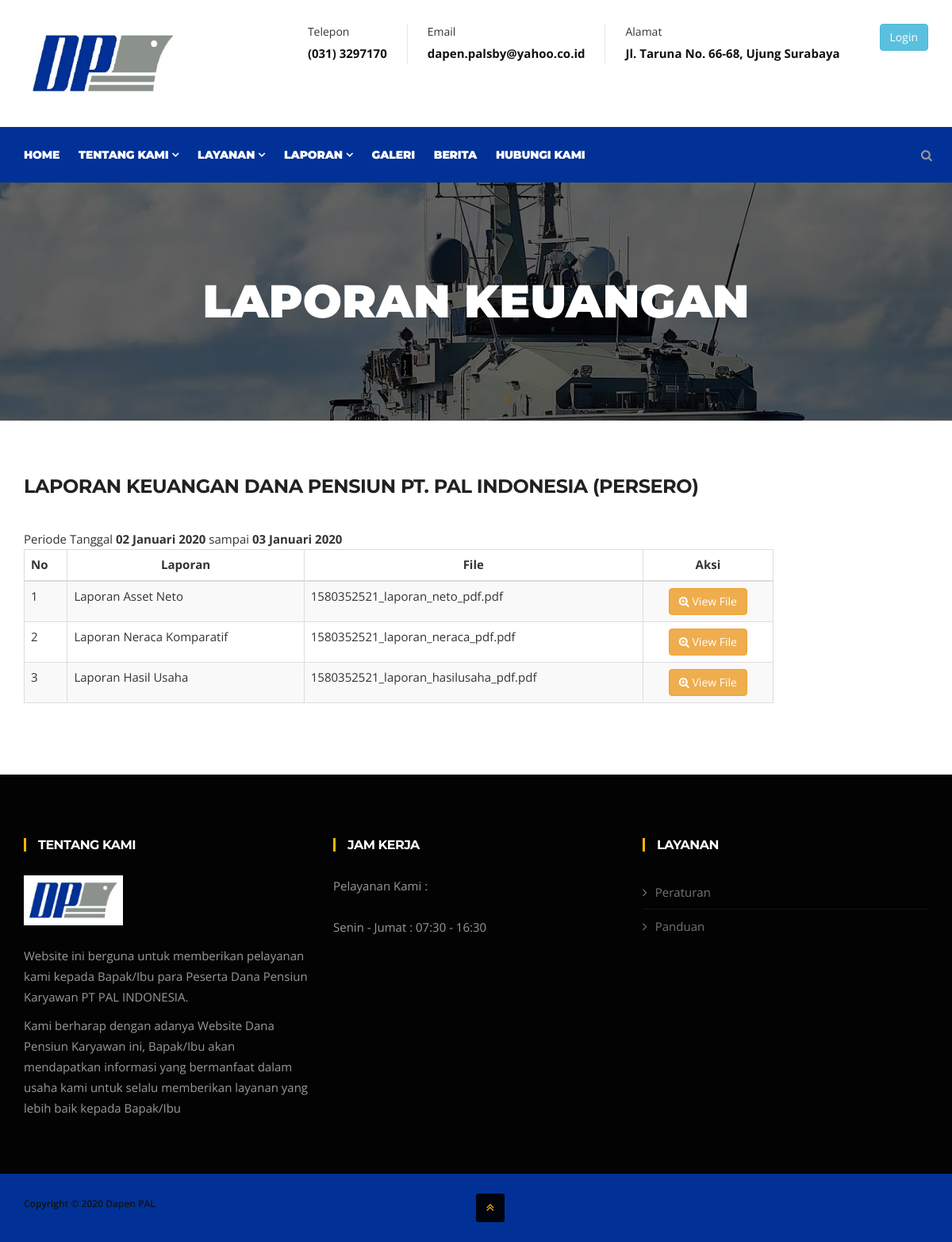
The app's page /web_dapen/index.php?laporankeuangan with its own data.
### tables this page shows
CREATE TABLE `laporan_keuangan` (
  `id_laporan` int(11) NOT NULL,
  `periode_awal` date NOT NULL,
  `periode_akhir` date NOT NULL,
  `file_1` varchar(50) NOT NULL,
  `file_2` varchar(50) NOT NULL,
  `file_3` varchar(50) NOT NULL
);

### web_dapen/laporankeuangan.php (the view, shortened to what this page needs)
<?php
include "k.php";
$queryp = "SELECT * FROM laporan_keuangan ORDER BY id_laporan desc ";
$sqlp = mysqli_query($connect, $queryp);
$datap = mysqli_fetch_assoc($sqlp);
function tgl_indo($tanggal){
    $bulan = array (
        1 => 'Januari',
        2 => 'Februari',
        3 => 'Maret',
        4 => 'April',
        5 => 'Mei',
        6 => 'Juni',
        7 => 'Juli',
        8 => 'Agustus',
        9 => 'September',
        10 => 'Oktober',
        11 => 'November',
        12 => 'Desember'
    );
    $pecahkan = explode('-', $tanggal);
    return $pecahkan[2] . ' ' . $bulan[ (int)$pecahkan[1] ] . ' ' . $pecahkan[0];
}
?>
   <div id="banner-area" class="banner-area" style="background-image:url(images/banner/5.jpg)">
      <div class="banner-text">
         <div class="container">
            <div class="row">
               <div class="col-xs-12">
                  <div class="banner-heading">
                     <h1 class="banner-title">LAPORAN KEUANGAN</h1>
                  </div>
               </div>
            </div>
         </div>
      </div>
   </div>
   <section id="main-container" class="main-container">
      <div class="container">
         <div class="row">
            <div class="col-md-10">
               <h3 class="column-title">Laporan Keuangan Dana Pensiun PT. PAL INDONESIA (PERSERO)</h3>
               Periode Tanggal <b><?php echo tgl_indo($datap['periode_awal']); ?></b> sampai <b><?php echo tgl_indo($datap['periode_akhir']); ?></b>
    <table class="table table-striped table-bordered">
    <thead>
			<tr>
            <font color="black">
				<th>No</th>
				<th class="text-center">Laporan</th>
                <th class="text-center">File</th>
                <th class="text-center">Aksi</th>
			</tr>
		</thead>
		<tbody>
			<tr>
				<td>1</td>
				<td>Laporan Asset Neto</td>
				<td><?php echo $datap['file_1']; ?></td>
                <td style="text-align: center;">
				<a class="btn btn-warning" data-toggle="modal" data-target="#modal-file<?php echo $datap['id_laporan']; ?>"><i class="ace-icon fa fa-search-plus"></i> View File</a></button>
				</td>
                </tr>
			    <tr>
				<td>2</td>
				<td>Laporan Neraca Komparatif</td>
				<td><?php echo $datap['file_2']; ?></td>
                <td style="text-align: center;">
				<a class="btn btn-warning" data-toggle="modal" data-target="#modal-file<?php echo $datap['id_laporan']; ?>"><i class="ace-icon fa fa-search-plus"></i> View File</a></button>
				</td>
                </tr>
				<td>3</td>
				<td>Laporan Hasil Usaha</td>
				<td><?php echo $datap['file_3']; ?></td>
                <td style="text-align: center;">
				<a class="btn btn-warning" data-toggle="modal" data-target="#modal-file<?php echo $datap['id_laporan']; ?>"><i class="ace-icon fa fa-search-plus"></i> View File</a></button>
				</td>
		</tbody>
	</table>
            </div>
            </div>
         </div>
</section>

### web_dapen/css/style.css (style rules this page uses)
body { background: #fff; color: #333; }
body, p { font-family: 'Open Sans', sans-serif; text-rendering: optimizeLegibility; -webkit-font-smoothing: antialiased !important; line-height: 26px; font-size: 15px; }
h1, h2, h3, h4, h5, h6 { color: #212121; font-weight: 700; font-family: 'Montserrat', sans-serif; text-rendering: optimizeLegibility; -webkit-font-smoothing: antialiased !important; }
h1 { font-size: 36px; line-height: 48px; }
h3 { font-size: 24px; margin-bottom: 20px; text-transform: uppercase; letter-spacing: -.5px; }
html { overflow-x: hidden !important; width: 100%; height: 100%; position: relative; -webkit-font-smoothing: antialiased; text-rendering: optimizeLegibility; }
body { border: 0; margin: 0; padding: 0; }
a { color: inherit; transition: .2s ease; }
section, .section-padding { padding: 70px 0; position: relative; }
.column-title { margin: 0 0 40px; }
.banner-area { position: relative; min-height: 300px; color: #fff; background-position: 50% 50%; -webkit-background-size: cover; background-size: cover; -webkit-backface-visibility: hidden; }
.banner-title { color: #fff; text-transform: uppercase; font-size: 58px; font-weight: 900; }
.banner-text { position: absolute; top: 50%; left: 0; right: 0; max-width: 1170px; margin: 0 auto; width: 100%; z-index: 1; -webkit-transform: translateY(-50%); transform: translateY(-50%); }
.banner-heading { text-align: center; }

### records on screen
laporan_keuangan: periode_awal "02 Januari 2020", periode_akhir "03 Januari 2020", file_1 "1580352521_laporan_neto_pdf.pdf", file_2 "1580352521_laporan_neraca_pdf.pdf", file_3 "1580352521_laporan_hasilusaha_pdf.pdf"
